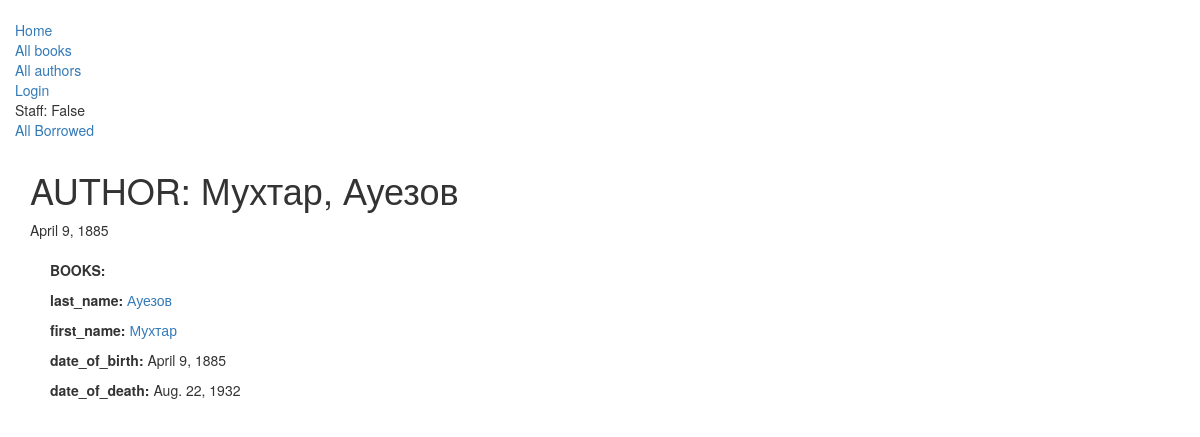
Screenshot of /catalog/author/17 with the database file from the repository.
### catalog/models.py (models this page shows, shortened)
class Author(models.Model):
    first_name = models.CharField(max_length=100)
    last_name = models.CharField(max_length=100)
    date_of_birth = models.DateField(null=True, blank=True)
    date_of_death = models.DateField('Died', null=True, blank=True)
    class Meta:
        ordering = ["last_name","first_name"]

### catalog/views.py (the view)
# urls.py: path('author/<int:pk>', views.AuthorDetailView.as_view(), name='author-detail'),
class AuthorDetailView(generic.DetailView):
    model = Author
    model2=Book
    paginate_by = 2

### catalog/templates/catalog/author_detail.html
{% extends "base_generic.html" %}
{% block content %}
  <h1>AUTHOR: {{ author.first_name }}, {{ author.last_name }} </h1>
  </n>{{author.date_of_birth}}
  <div style="margin-left:20px;margin-top:20px">
  <p><strong>BOOKS:</strong> {{ book.title }}</p>
  <p><strong>last_name:</strong> <a href="">{{ author.last_name }}</a></p>
  <p><strong>first_name:</strong> <a href="">{{ author.first_name }}</a></p>
  <p><strong>date_of_birth:</strong> {{ author.date_of_birth }}</p>
  <p><strong>date_of_death:</strong> {{ author.date_of_death }}</p>
  </div>
{% endblock %}

### rows the page displays
Author: first_name "Мухтар", last_name "Ауезов", date_of_birth "April 9, 1885", date_of_death "Aug. 22, 1932"

### other values shown
{{ user.is_staff }} "False"
